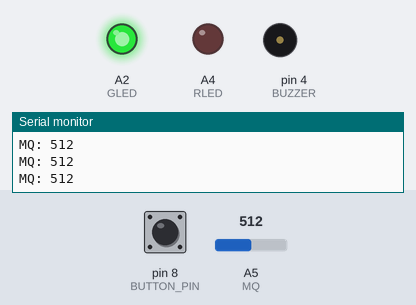
A sketch run on a simulated Arduino Uno, built with avr-gcc and run on an emulated ATmega328P. Parts: output pins drawn as LEDs (lit = HIGH), buzzer (waves = sounding), the last lines printed to the serial monitor. Dashed ring = blinking. The inputs (shaded band) are chosen by the test bench; at power-on: A5 (MQ) = 512, pin 8 (BUTTON_PIN) HIGH.

Above: at 1.2 s.
1.3 s: A5 (MQ) set to 932
2.8 s: A5 (MQ) set to 954
At 3.01 s:
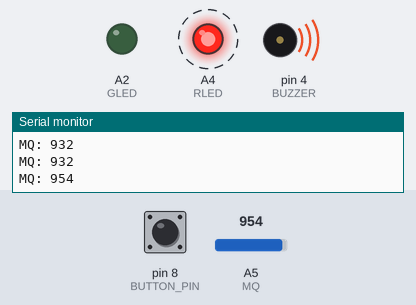
5.8 s: pin 8 (BUTTON_PIN) pulled LOW for 1 s
At 6.27 s:
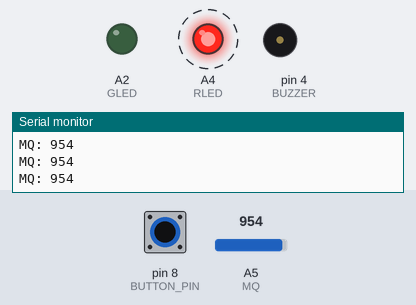
Timing chart, 0 to 15.5 s (numbered marks = the images above; inputs shaded):
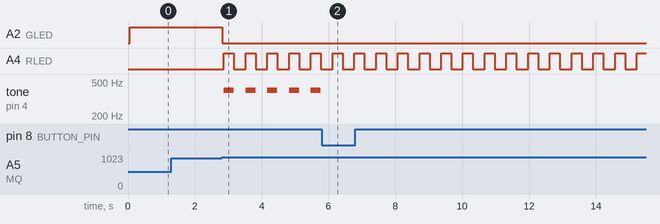

The sketch:

Gas_leakeage_sensor.ino
```cpp
// Define pin connections for sensors, LEDs, and buzzer
#define MQ A5 // Gas sensor connected to analog pin A5
#define RLED A4 // Red LED connected to pin A4
#define GLED A2 // Green LED connected to pin A2
#define BUZZER 4 // Buzzer connected to pin 4
#define BUTTON_PIN 8 // Button connected to pin 8


// Variable to track the alarm state (0: Off, 1: On)
int alarmState = 1;
unsigned long startTime = 0;
const unsigned long deactivationTime = 30000;

void setup() {
  Serial.begin(9600); // Initialize serial communication at 9600 baud rate

  // Configure pin modes
  pinMode(MQ, INPUT); // Set gas sensor as input
  pinMode(BUZZER, OUTPUT); // Set buzzer as output
  pinMode(RLED, OUTPUT); // Set red LED as output
  pinMode(GLED, OUTPUT); // Set green LED as output
  pinMode(BUTTON_PIN, INPUT_PULLUP); // Set button as input
}

void loop() {
  // Read button state (1: Not pressed, 0: Pressed)
  int buttonstate = digitalRead(BUTTON_PIN);

  // Read the gas sensor value
  int LPG = analogRead(MQ);

  // Display sensor value in the Serial Monitor
  Serial.print("MQ: ");
  Serial.println(LPG);


  // Check if gas level exceeds the threshold (940mV,1000pm)
  if (LPG >= 940) {

  if (buttonstate == 0) {
    alarmState = 0;    // If button is pressed, it deactivates the alarm
    startTime = millis();  //notes the time of starting for the timer

  }
      digitalWrite(GLED, LOW); // Turn off the green LED
      delay(50);
      Alarm();

      if (alarmState ==0 && (millis() - startTime >= deactivationTime)){ // if the the time interval has passed the delaytime
        alarmState = 1;
      }


  } else {
    // Activates the alarm tate and turn off the red LED when gas levels are normal
    alarmState = 1;
    digitalWrite(RLED, LOW);
    delay(50);
    digitalWrite(GLED, HIGH); // Turn on the green LED to indicate safety

  }
}

// Function to blink the red LED
void Alarm() {
  digitalWrite(RLED, HIGH);
  if (alarmState == 1) {
  tone(BUZZER, 400); // Generate a 400 Hz tonea
    }
  delay(300);
  digitalWrite(RLED, LOW);
  noTone(BUZZER); // Stop the tone
  delay(300);
}
```

Measured:
- the behaviour switches between 939 and 940 on A5 (MQ) (found by bisection; images 0 and 1)
- after the input at 2.8 s, A2 (GLED): HIGH → LOW at once; A4 (RLED): alternates HIGH for 0.30 s and LOW for 0.35 s, starting after 0.07 s; tone on pin 4 (BUZZER): alternates 400 Hz for 0.30 s and silent for 0.35 s, starting after 0.07 s
- after the input at 5.8 s, tone on pin 4 (BUZZER): stops changing and stays silent
